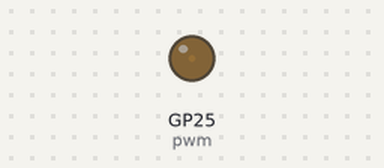
The program below on a simulated Raspberry Pi Pico running MicroPython. Shown: output pins drawn as LEDs (lit = HIGH).

Above: at 0.1 s.
At 10.6 s:
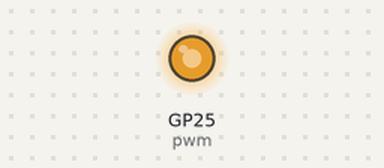
At 15.5 s:
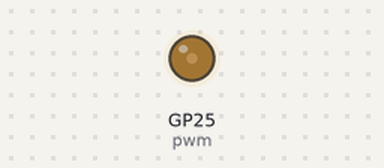
At 21.0 s:
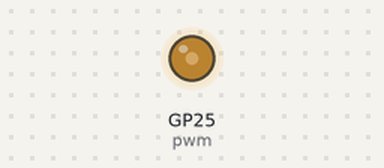
Timing chart, 0 to 22.0 s (numbered marks = the images above):
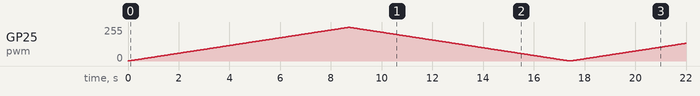

The program:

sample_1.py
```python
# import 'Pin' (to manipulate pins) and 'PMW' (for 'Pulse width modulation', to get an artificial analog output on a digital pin) classes from 'machine' module...
from machine import Pin, PWM

# import 'sleep' (function to suspend execution of the current thread for a given number of seconds) function from 'time' Python standard module...
from time import sleep

# instantiation a PWM object and open it corresponding to the specified pin (created here), the pin on the pico's board in this case...
pwm = PWM(Pin(25))

# set the current PWM object's frequency to 1 second...
pwm.freq(1000)

# we go into an infinite loop...
while True:

    #
    for duty in range(65025):
		pwm.duty_u16(duty)
		sleep(0.0001)

	#
    for duty in range(65025, 0, -1):
		pwm.duty_u16(duty)
		sleep(0.0001)
```
